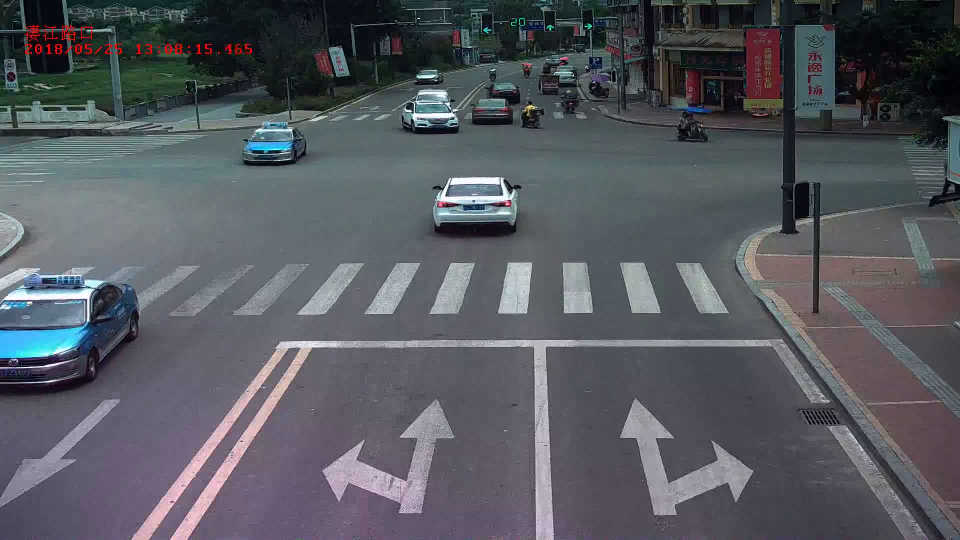
#> input picture source/lane.jpg, 1920 x 1080 px (shown at 1/2 size)
$ jupyter execute --allow-errors vision.ipynb
#> lines starting #> are read from the running program, lines starting #| are printed output that depends on the picture; after the words box and inside, x2 and y2 are one past the last pixel; in counts of white or black regions, pixels touching at a corner belong together
[cell 1]
import cv2
import numpy as np
import pandas as pd
import io
from PIL import Image
import matplotlib.pyplot as plt
import seaborn as sns
from scipy.signal import find_peaks
import math
import random
from scipy import stats
from typing import Literal, List, Tuple
import os
import torch
import torch.nn as nn
import torch.optim as optim
from torch.utils.data import Dataset, DataLoader
from torchvision import models, transforms
from torchvision.models.inception import Inception_V3_Weights
from tqdm.notebook import tqdm
from sklearn.metrics import classification_report, accuracy_score, confusion_matrix

[cell 2]
image_handler = r'E:\pandownload1\ML\Police\Project\source\lane.jpg'
rgb_image = None
image = None
with open(image_handler, 'rb') as img:
    rgb_image = Image.open(io.BytesIO(img.read()))
#> rgb_image is the input picture: PIL image 1920x1080 RGB; mean R, G, B 86.6, 89.4, 96.4
    image = cv2.cvtColor(np.array(rgb_image, dtype=np.uint8), cv2.COLOR_RGB2BGR)

gray = cv2.cvtColor(image, cv2.COLOR_BGR2GRAY)
equalized_gray = cv2.equalizeHist(gray)

hsv_img = cv2.cvtColor(image, cv2.COLOR_BGR2HSV)
#> hsv_img: shape (1080, 1920, 3); mean H, S, V 109.6, 51, 98.8
h, s, v = cv2.split(hsv_img)
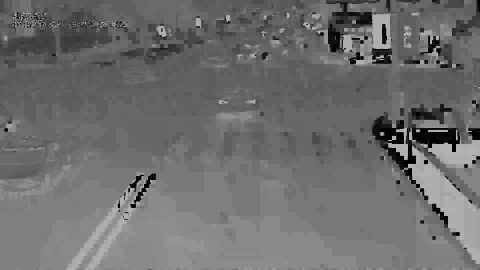
#> h: shape (1080, 1920) (shown at 1/4 size); min 0, max 179, mean 109.6
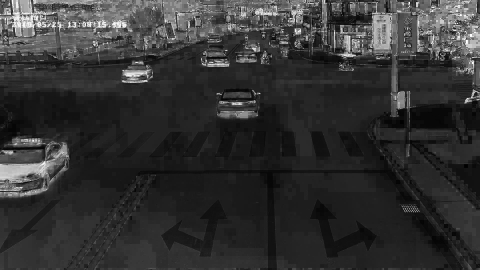
#> s: shape (1080, 1920) (shown at 1/4 size); min 0, max 255, mean 51
equalized_v = cv2.equalizeHist(v)
equalized_hsv = cv2.merge((h, s, equalized_v))
#> equalized_hsv: shape (1080, 1920, 3); mean H, S, V 109.6, 51, 128.8
equalized_color = cv2.cvtColor(equalized_hsv, cv2.COLOR_HSV2BGR)

kernel = np.ones((3,3), np.uint8)

proved_gray = cv2.cvtColor(equalized_color, cv2.COLOR_BGR2GRAY)
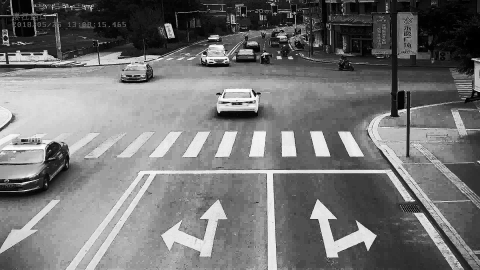
#> proved_gray: shape (1080, 1920) (shown at 1/4 size); min 0, max 255, mean 116.7
_, threshold = cv2.threshold(gray, 130, 255, cv2.THRESH_BINARY)
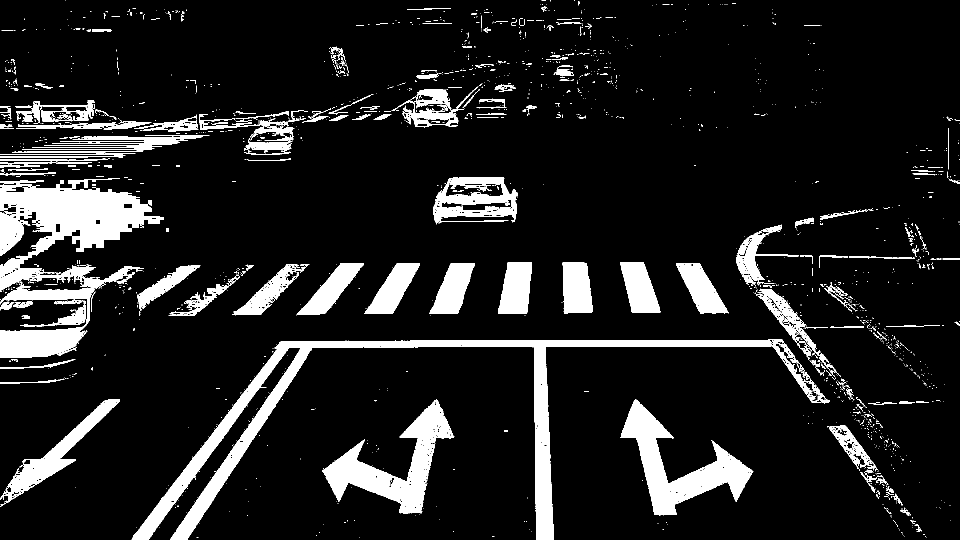
#> threshold: shape (1080, 1920) (shown at 1/2 size); 11.8% white; 2086 white regions (1829 under 20 px), largest, box (x1, y1, x2, y2) and area: (263, 679, 1660, 1080) 48242, (0, 357, 328, 582) 32814, (1240, 798, 1507, 1031) 19379
dilated_edges = cv2.dilate(threshold, kernel)
#> dilated_edges: shape (1080, 1920); 15.8% white; 815 white regions (486 under 20 px), largest, box (x1, y1, x2, y2) and area: (0, 356, 329, 725) 57537, (262, 678, 1661, 1080) 56297, (1239, 797, 1508, 1032) 21043
dilated_edges = cv2.dilate(dilated_edges, kernel)
#> dilated_edges: shape (1080, 1920); 18.8% white; 466 white regions (3 under 20 px), largest, box (x1, y1, x2, y2) and area: (0, 355, 330, 726) 63331, (261, 677, 1662, 1080) 63081, (0, 186, 749, 356) 43293
dilated_edges = cv2.dilate(dilated_edges, kernel)
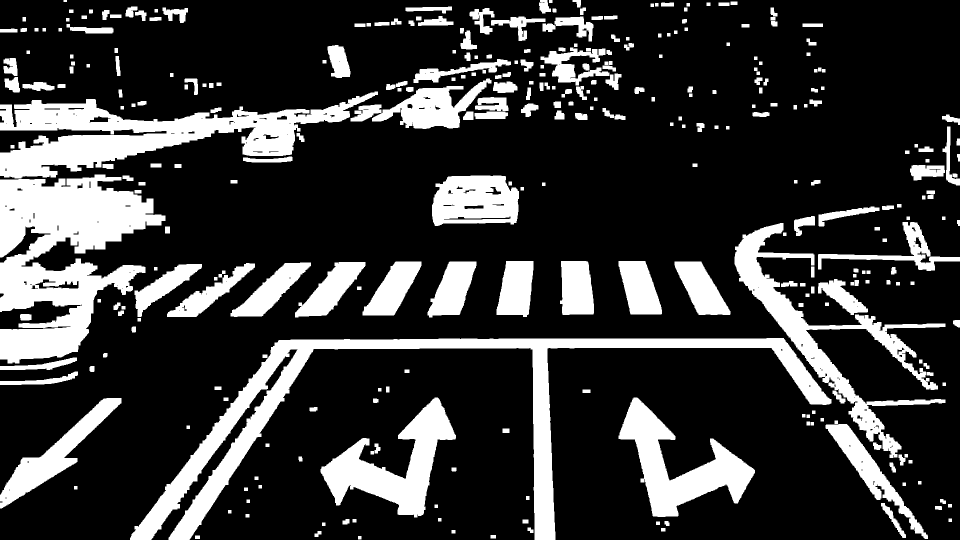
#> dilated_edges: shape (1080, 1920) (shown at 1/2 size); 21.5% white; 328 white regions, largest, box (x1, y1, x2, y2) and area: (260, 676, 1663, 1080) 69255, (0, 349, 331, 727) 67931, (0, 183, 756, 357) 50170
eroded_edges = cv2.erode(dilated_edges, kernel)
#> eroded_edges: shape (1080, 1920); 19% white; 347 white regions (1 under 20 px), largest, box (x1, y1, x2, y2) and area: (0, 350, 330, 726) 63813, (261, 677, 1662, 1080) 63240, (0, 184, 755, 356) 45450
eroded_edges = cv2.erode(eroded_edges, kernel)
#> eroded_edges: shape (1080, 1920); 16.6% white; 399 white regions (204 under 20 px), largest, box (x1, y1, x2, y2) and area: (0, 351, 329, 725) 59584, (262, 678, 1661, 1080) 57275, (0, 185, 754, 355) 40474
threshold = cv2.erode(eroded_edges, kernel)
#> threshold: shape (1080, 1920); 14.4% white; 552 white regions (430 under 20 px), largest, box (x1, y1, x2, y2) and area: (0, 352, 328, 724) 55173, (263, 679, 1660, 1080) 51293, (0, 188, 747, 354) 35370
threshold = cv2.medianBlur(threshold, 13)
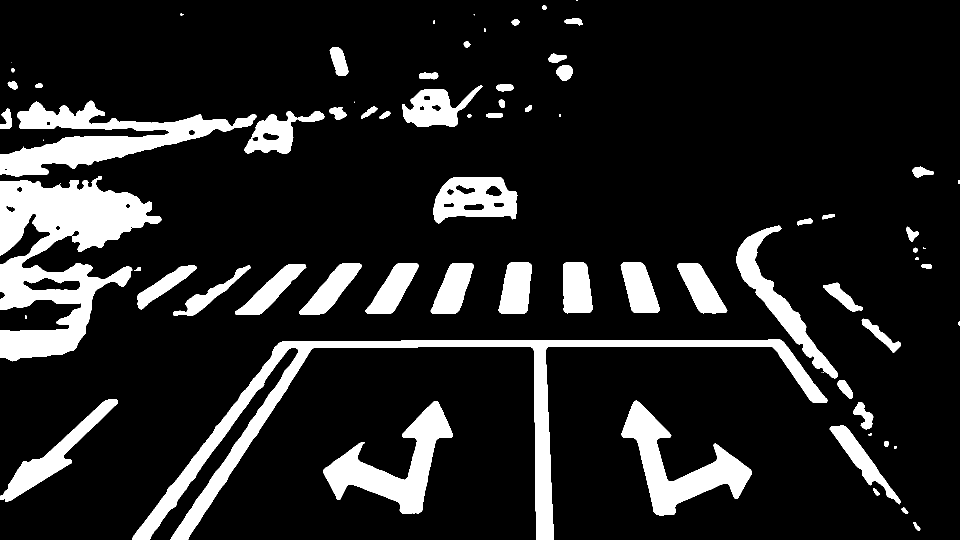
#> threshold: shape (1080, 1920) (shown at 1/2 size); 13.7% white; 74 white regions (9 under 20 px)


fig, (ax1, ax2) = plt.subplots(1, 2, figsize=(12, 4))

ax1.imshow(rgb_image)
ax1.set_title('Origin')
ax1.axis('off')
ax2.imshow(threshold, cmap='gray')
ax2.set_title('Gray')
ax2.axis('off')
plt.tight_layout()
plt.show()

[cell 3]
def row_fft_detect_optimized(row_data, peak_ratio_thresh=8.0,
                             min_freq=0.005, max_freq=0.05, max_peak_num=3, ax=None):
    """
    对二值化行数据做FFT，检测周期性峰值（含峰数量过滤）
    """
    row_no_dc = row_data - np.mean(row_data)

    f = np.fft.fft(row_no_dc)
    f_shift = np.fft.fftshift(f)
    f_amp = np.abs(f_shift)
    freq_x = np.fft.fftfreq(len(row_data))
    freq_x = np.fft.fftshift(freq_x)

    freq_mask = (np.abs(freq_x) >= min_freq) & (np.abs(freq_x) <= max_freq)
    valid_amp = f_amp[freq_mask]
    valid_freq = freq_x[freq_mask]

    if len(valid_amp) == 0 or np.mean(valid_amp) < 1e-6:
        return False, 0, 0, 0

    max_amp = np.max(valid_amp)
    mean_amp = np.mean(valid_amp)
    peak_ratio = max_amp / mean_amp

    peaks, _ = find_peaks(valid_amp, height=0.5*max_amp, distance=5)
    peak_num = len(peaks)

    is_zebra_row = (peak_ratio > peak_ratio_thresh) and (peak_num <= max_peak_num)
    main_freq = valid_freq[peaks[0]] if peak_num > 0 else 0

    if ax is not None:
        ax.plot(valid_freq, valid_amp, label='Normalized FFT')
        ax.scatter(valid_freq[peaks], valid_amp[peaks], color='red', label=f'Peaks({peak_num})')
        ax.set_title(f'FFT Spectrum (Peak Num={peak_num}, Ratio={peak_ratio:.1f})')
        ax.set_xlabel('Frequency (pixel⁻¹)')
        ax.set_ylabel('Normalized Amplitude')
        ax.legend()

    return is_zebra_row, main_freq, peak_ratio, peak_num

height, width = image.shape[:2]

line = threshold[int(height * 0.55), :]
#> line = 1920 values, max 255 at index 7, min 0 at index 0, mean 103.6

fig, (ax1, ax2) = plt.subplots(1, 2, figsize=(12, 4))
ax1.plot(line)
ax1.set_title(f'Row Pixel (y={int(height*0.55)})')
ax1.set_xlabel('X Pixel')
ax1.set_ylabel('Value (0/255)')

is_zebra, main_freq, peak_ratio, peak_num = row_fft_detect_optimized(
    line,
    peak_ratio_thresh=8.0,
    min_freq=0.005,
    max_freq=0.05,
    max_peak_num=3,
    ax=ax2
)
#> in row_fft_detect_optimized, `row_no_dc = row_data - np.mean(row_data)`: row_no_dc = 1920 values, max 151.4 at index 7, min -103.6 at index 0, mean 0
#> in row_fft_detect_optimized, `f_amp = np.abs(f_shift)`: f_amp = 1920 values, max 107679.4 at index 945, min 0 at index 960, mean 1945
#> in row_fft_detect_optimized, `freq_x = np.fft.fftfreq(len(row_data))`: freq_x = 1920 values, max 0.499 at index 959, min -0.5 at index 960, mean -0.00026
#> in row_fft_detect_optimized, `freq_x = np.fft.fftshift(freq_x)`: freq_x = 1920 values from -0.5 to 0.499
#> in row_fft_detect_optimized, `valid_amp = f_amp[freq_mask]`: valid_amp = 174 values, max 107679.4 at index 81, min 276.7 at index 144, mean 8859.6
#> in row_fft_detect_optimized, `valid_freq = freq_x[freq_mask]`: valid_freq = 174 values from -0.05 to 0.05
#> in row_fft_detect_optimized, `max_amp = np.max(valid_amp)`: max_amp = 107679.4
#> in row_fft_detect_optimized, `mean_amp = np.mean(valid_amp)`: mean_amp = 8859.6
#> in row_fft_detect_optimized, `peak_ratio = max_amp / mean_amp`: peak_ratio = 12.15
#> in row_fft_detect_optimized, `peaks, _ = find_peaks(valid_amp, height=0.5*max_amp, distance=5)`: peaks = [81, 92]
#> in row_fft_detect_optimized, `peak_num = len(peaks)`: peak_num = 2
#> in row_fft_detect_optimized, `is_zebra_row = (peak_ratio > peak_ratio_thresh) and (peak_num <= max_p..`: is_zebra_row = True
#> in row_fft_detect_optimized, `main_freq = valid_freq[peaks[0]] if peak_num > 0 else 0`: main_freq = -0.00781
#> is_zebra = True; main_freq = -0.00781; peak_ratio = 12.15; peak_num = 2

plt.tight_layout()
plt.show()
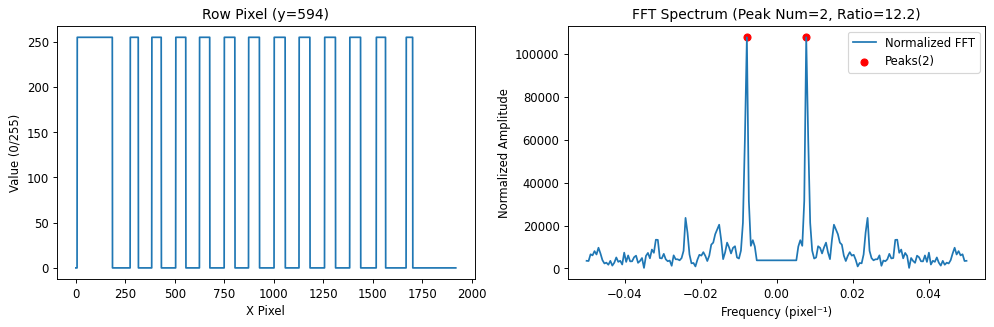
#> figure drawn by matplotlib, 2 panels; panel 1: curve peaks at x = 7, y = 255; panel 2: curve peaks at x = -0.00781, y = 107679.4

pd.DataFrame({
    '是否为斑马线': [is_zebra],
    '主频率': [f"{main_freq:.6f} 像素⁻¹"],
    '间距': [f'{1/main_freq:.1f} 像素'],
    '归一化峰值比': [f"{peak_ratio:.1f}"],
    '峰值数量': [peak_num]
})
#> Out = table of 1 rows and 5 columns
#> (the rest of the program and of its run is left out)
